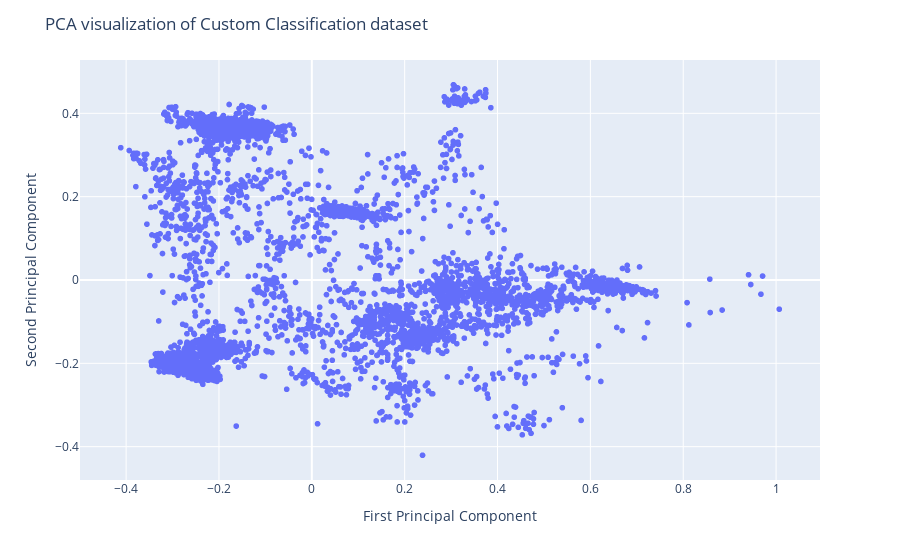

The cell this chart's notebook holds for it:
### Code cell
from sklearn.decomposition import PCA
from sklearn.manifold import TSNE
import plotly.express as px

pca = PCA(n_components=2)
X_pca = pca.fit_transform(audio)
fig = px.scatter(x=X_pca[:, 0], y=X_pca[:, 1])
fig.update_layout(
    title="PCA visualization of Custom Classification dataset",
    xaxis_title="First Principal Component",
    yaxis_title="Second Principal Component",
)
fig.show()

### Figure 1 — Plotly figure (JSON) as saved in the notebook; plotly's stock layout.template omitted (floating-point values rounded to 4 significant figures; data arrays with more than 128 entries replaced by an {"elided": "..."} marker saying what was removed)
{"data": [{"hovertemplate": "x=%{x}<br>y=%{y}<extra></extra>", "legendgroup": "", "marker": {"color": "#636efa", "symbol": "circle"}, "mode": "markers", "name": "", "showlegend": false, "x": {"elided": "4922 float values"}, "xaxis": "x", "y": {"elided": "4922 float values"}, "yaxis": "y", "type": "scattergl"}], "layout": {"xaxis": {"anchor": "y", "domain": [0.0, 1.0], "title": {"text": "First Principal Component"}}, "yaxis": {"anchor": "x", "domain": [0.0, 1.0], "title": {"text": "Second Principal Component"}}, "legend": {"tracegroupgap": 0}, "margin": {"t": 60}, "title": {"text": "PCA visualization of Custom Classification dataset"}}}
